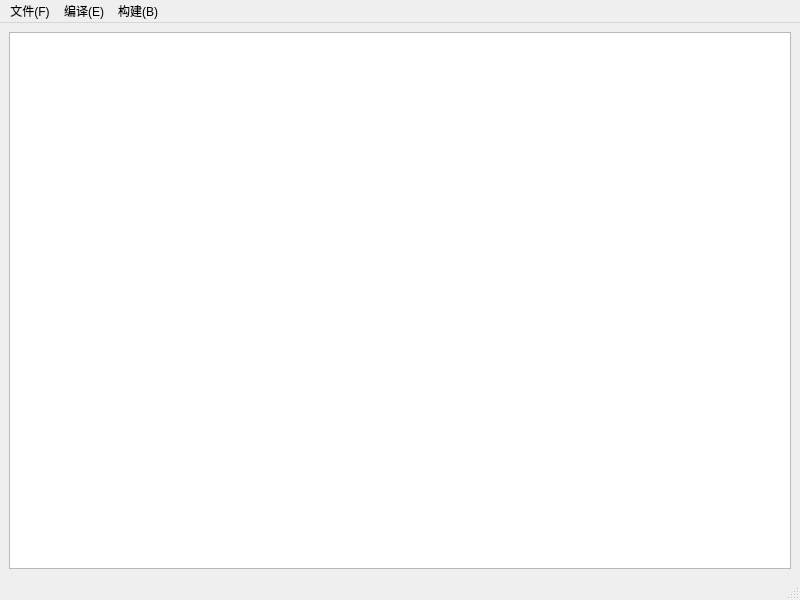
<?xml version="1.0" encoding="UTF-8"?>
<ui version="4.0">
 <class>MainWindow</class>
 <widget class="QMainWindow" name="MainWindow">
  <property name="geometry">
   <rect>
    <x>0</x>
    <y>0</y>
    <width>800</width>
    <height>600</height>
   </rect>
  </property>
  <property name="windowTitle">
   <string>MainWindow</string>
  </property>
  <widget class="QWidget" name="centralwidget">
   <layout class="QVBoxLayout" name="verticalLayout">
    <item>
     <widget class="QTextEdit" name="textEdit"/>
    </item>
   </layout>
  </widget>
  <widget class="QMenuBar" name="menubar">
   <property name="geometry">
    <rect>
     <x>0</x>
     <y>0</y>
     <width>800</width>
     <height>21</height>
    </rect>
   </property>
   <widget class="QMenu" name="menu_F">
    <property name="title">
     <string>文件(F)</string>
    </property>
    <addaction name="separator"/>
    <addaction name="actionNew"/>
    <addaction name="actionOpen"/>
    <addaction name="actionSave"/>
   </widget>
   <widget class="QMenu" name="menu_E">
    <property name="title">
     <string>编译(E)</string>
    </property>
   </widget>
   <widget class="QMenu" name="menu_B">
    <property name="title">
     <string>构建(B)</string>
    </property>
   </widget>
   <addaction name="menu_F"/>
   <addaction name="menu_E"/>
   <addaction name="menu_B"/>
  </widget>
  <widget class="QStatusBar" name="statusbar"/>
  <action name="actionNew">
   <property name="text">
    <string>New(N)</string>
   </property>
  </action>
  <action name="actionOpen">
   <property name="text">
    <string>Open(O)</string>
   </property>
  </action>
  <action name="actionSave">
   <property name="text">
    <string>Save(S)</string>
   </property>
  </action>
 </widget>
 <resources/>
 <connections/>
</ui>
